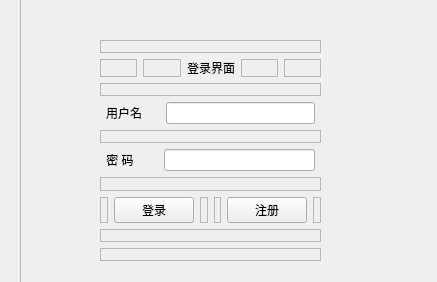
<?xml version="1.0" encoding="UTF-8"?>
<ui version="4.0">
 <class>Widget</class>
 <widget class="QWidget" name="Widget">
  <property name="geometry">
   <rect>
    <x>0</x>
    <y>0</y>
    <width>437</width>
    <height>282</height>
   </rect>
  </property>
  <property name="windowTitle">
   <string>Widget</string>
  </property>
  <widget class="QFrame" name="frame_13">
   <property name="geometry">
    <rect>
     <x>20</x>
     <y>-10</y>
     <width>781</width>
     <height>591</height>
    </rect>
   </property>
   <property name="frameShape">
    <enum>QFrame::StyledPanel</enum>
   </property>
   <property name="frameShadow">
    <enum>QFrame::Raised</enum>
   </property>
   <widget class="QWidget" name="verticalLayoutWidget">
    <property name="geometry">
     <rect>
      <x>80</x>
      <y>50</y>
      <width>221</width>
      <height>221</height>
     </rect>
    </property>
    <layout class="QVBoxLayout" name="verticalLayout">
     <item>
      <widget class="QFrame" name="frame_12">
       <property name="frameShape">
        <enum>QFrame::StyledPanel</enum>
       </property>
       <property name="frameShadow">
        <enum>QFrame::Raised</enum>
       </property>
      </widget>
     </item>
     <item>
      <layout class="QHBoxLayout" name="horizontalLayout_5">
       <item>
        <widget class="QFrame" name="frame_22">
         <property name="frameShape">
          <enum>QFrame::StyledPanel</enum>
         </property>
         <property name="frameShadow">
          <enum>QFrame::Raised</enum>
         </property>
        </widget>
       </item>
       <item>
        <widget class="QFrame" name="frame_21">
         <property name="frameShape">
          <enum>QFrame::StyledPanel</enum>
         </property>
         <property name="frameShadow">
          <enum>QFrame::Raised</enum>
         </property>
        </widget>
       </item>
       <item>
        <widget class="QLabel" name="label_5">
         <property name="text">
          <string>登录界面</string>
         </property>
         <property name="alignment">
          <set>Qt::AlignCenter</set>
         </property>
        </widget>
       </item>
       <item>
        <widget class="QFrame" name="frame_19">
         <property name="frameShape">
          <enum>QFrame::StyledPanel</enum>
         </property>
         <property name="frameShadow">
          <enum>QFrame::Raised</enum>
         </property>
        </widget>
       </item>
       <item>
        <widget class="QFrame" name="frame_20">
         <property name="frameShape">
          <enum>QFrame::StyledPanel</enum>
         </property>
         <property name="frameShadow">
          <enum>QFrame::Raised</enum>
         </property>
        </widget>
       </item>
      </layout>
     </item>
     <item>
      <widget class="QFrame" name="frame_2">
       <property name="frameShape">
        <enum>QFrame::StyledPanel</enum>
       </property>
       <property name="frameShadow">
        <enum>QFrame::Raised</enum>
       </property>
      </widget>
     </item>
     <item>
      <layout class="QHBoxLayout" name="horizontalLayout_6">
       <item>
        <widget class="QFrame" name="frame_29">
         <property name="frameShape">
          <enum>QFrame::StyledPanel</enum>
         </property>
         <property name="frameShadow">
          <enum>QFrame::Raised</enum>
         </property>
        </widget>
       </item>
       <item>
        <widget class="QLabel" name="label_3">
         <property name="text">
          <string>用户名</string>
         </property>
         <property name="alignment">
          <set>Qt::AlignCenter</set>
         </property>
        </widget>
       </item>
       <item>
        <widget class="QFrame" name="frame_23">
         <property name="frameShape">
          <enum>QFrame::StyledPanel</enum>
         </property>
         <property name="frameShadow">
          <enum>QFrame::Raised</enum>
         </property>
        </widget>
       </item>
       <item>
        <widget class="QFrame" name="frame_28">
         <property name="frameShape">
          <enum>QFrame::StyledPanel</enum>
         </property>
         <property name="frameShadow">
          <enum>QFrame::Raised</enum>
         </property>
        </widget>
       </item>
       <item>
        <widget class="QFrame" name="frame_25">
         <property name="frameShape">
          <enum>QFrame::StyledPanel</enum>
         </property>
         <property name="frameShadow">
          <enum>QFrame::Raised</enum>
         </property>
        </widget>
       </item>
       <item>
        <widget class="QLineEdit" name="lineEdit_4"/>
       </item>
       <item>
        <widget class="QFrame" name="frame_26">
         <property name="frameShape">
          <enum>QFrame::StyledPanel</enum>
         </property>
         <property name="frameShadow">
          <enum>QFrame::Raised</enum>
         </property>
        </widget>
       </item>
      </layout>
     </item>
     <item>
      <widget class="QFrame" name="frame">
       <property name="frameShape">
        <enum>QFrame::StyledPanel</enum>
       </property>
       <property name="frameShadow">
        <enum>QFrame::Raised</enum>
       </property>
      </widget>
     </item>
     <item>
      <layout class="QHBoxLayout" name="horizontalLayout_2">
       <item>
        <widget class="QFrame" name="frame_30">
         <property name="frameShape">
          <enum>QFrame::StyledPanel</enum>
         </property>
         <property name="frameShadow">
          <enum>QFrame::Raised</enum>
         </property>
        </widget>
       </item>
       <item>
        <widget class="QLabel" name="label_2">
         <property name="text">
          <string>&lt;html&gt;&lt;head/&gt;&lt;body&gt;&lt;p&gt;密 码&lt;/p&gt;&lt;/body&gt;&lt;/html&gt;</string>
         </property>
         <property name="alignment">
          <set>Qt::AlignCenter</set>
         </property>
        </widget>
       </item>
       <item>
        <widget class="QFrame" name="frame_5">
         <property name="frameShape">
          <enum>QFrame::StyledPanel</enum>
         </property>
         <property name="frameShadow">
          <enum>QFrame::Raised</enum>
         </property>
        </widget>
       </item>
       <item>
        <widget class="QFrame" name="frame_6">
         <property name="frameShape">
          <enum>QFrame::StyledPanel</enum>
         </property>
         <property name="frameShadow">
          <enum>QFrame::Raised</enum>
         </property>
        </widget>
       </item>
       <item>
        <widget class="QFrame" name="frame_27">
         <property name="frameShape">
          <enum>QFrame::StyledPanel</enum>
         </property>
         <property name="frameShadow">
          <enum>QFrame::Raised</enum>
         </property>
        </widget>
       </item>
       <item>
        <widget class="QFrame" name="frame_7">
         <property name="frameShape">
          <enum>QFrame::StyledPanel</enum>
         </property>
         <property name="frameShadow">
          <enum>QFrame::Raised</enum>
         </property>
        </widget>
       </item>
       <item>
        <widget class="QLineEdit" name="lineEdit_3"/>
       </item>
       <item>
        <widget class="QFrame" name="frame_8">
         <property name="frameShape">
          <enum>QFrame::StyledPanel</enum>
         </property>
         <property name="frameShadow">
          <enum>QFrame::Raised</enum>
         </property>
        </widget>
       </item>
      </layout>
     </item>
     <item>
      <widget class="QFrame" name="frame_3">
       <property name="frameShape">
        <enum>QFrame::StyledPanel</enum>
       </property>
       <property name="frameShadow">
        <enum>QFrame::Raised</enum>
       </property>
      </widget>
     </item>
     <item>
      <layout class="QHBoxLayout" name="horizontalLayout_3">
       <item>
        <widget class="QFrame" name="frame_17">
         <property name="frameShape">
          <enum>QFrame::StyledPanel</enum>
         </property>
         <property name="frameShadow">
          <enum>QFrame::Raised</enum>
         </property>
        </widget>
       </item>
       <item>
        <widget class="QPushButton" name="pushButton">
         <property name="text">
          <string>登录</string>
         </property>
        </widget>
       </item>
       <item>
        <widget class="QFrame" name="frame_9">
         <property name="frameShape">
          <enum>QFrame::StyledPanel</enum>
         </property>
         <property name="frameShadow">
          <enum>QFrame::Raised</enum>
         </property>
        </widget>
       </item>
       <item>
        <widget class="QFrame" name="frame_10">
         <property name="frameShape">
          <enum>QFrame::StyledPanel</enum>
         </property>
         <property name="frameShadow">
          <enum>QFrame::Raised</enum>
         </property>
        </widget>
       </item>
       <item>
        <widget class="QPushButton" name="pushButton_2">
         <property name="text">
          <string>注册</string>
         </property>
        </widget>
       </item>
       <item>
        <widget class="QFrame" name="frame_18">
         <property name="frameShape">
          <enum>QFrame::StyledPanel</enum>
         </property>
         <property name="frameShadow">
          <enum>QFrame::Raised</enum>
         </property>
        </widget>
       </item>
      </layout>
     </item>
     <item>
      <widget class="QFrame" name="frame_4">
       <property name="frameShape">
        <enum>QFrame::StyledPanel</enum>
       </property>
       <property name="frameShadow">
        <enum>QFrame::Raised</enum>
       </property>
      </widget>
     </item>
     <item>
      <widget class="QFrame" name="frame_11">
       <property name="frameShape">
        <enum>QFrame::StyledPanel</enum>
       </property>
       <property name="frameShadow">
        <enum>QFrame::Raised</enum>
       </property>
      </widget>
     </item>
    </layout>
   </widget>
  </widget>
 </widget>
 <resources/>
 <connections/>
</ui>
